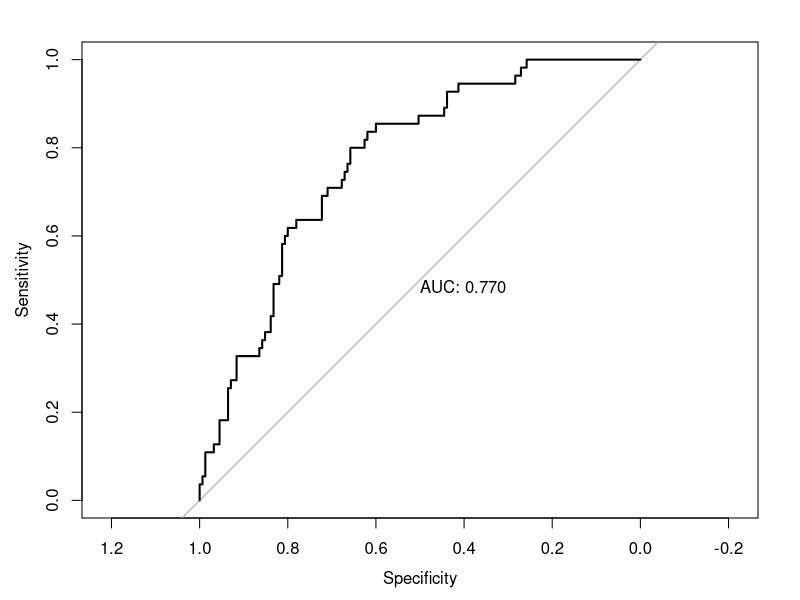

Generate this figure with R:

# 对给定的数据’bankloan.xlsx’进行数据清洗
# 并分成训练集和测试集
# 用训练集建立逻辑斯特回归模型
# 用测试集数据对模型进行检验

# 加载必要的包
library(readxl)    # 读取Excel文件
library(dplyr)     # 数据清洗
library(caTools)    # 数据分割
library(caret)      # 建模评估

# 读取数据（确保文件路径正确）
df <- read_excel("bankloan.xlsx")

# --------------------------
# 数据清洗
# --------------------------
# 检查结构
str(df)

# 1. 转换分类变量为因子
df <- df %>%
  mutate(
    教育 = factor(教育, levels = c("未完成高中", "高中", "大专", "大学", "研究生")),
    违约 = factor(违约, levels = c("否", "是"))
  )

# 2. 删除ID列（非特征）
df <- select(df, -ID)

# 3. 检查缺失值
sum(is.na(df)) # 若无缺失可跳过下一步
# 若有缺失值处理：
# df <- na.omit(df)  # 或使用插补方法

# 4. 检查异常值（示例：收入>0）
df <- filter(df, 收入 > 0)

# --------------------------
# 数据分割
# --------------------------
set.seed(123) # 确保可重复性
split <- sample.split(df$违约, SplitRatio = 0.7)
train <- subset(df, split == TRUE)
test <- subset(df, split == FALSE)

# --------------------------
# 建立逻辑回归模型
# --------------------------
model <- glm(违约 ~ 年龄 + 教育 + 工龄 + 收入 + 负债率 + 信用卡负债 + 其他负债,
             family = "binomial", data = train)

# 查看模型摘要
summary(model)

# --------------------------
# 模型评估
# --------------------------
# 预测概率
test$pred_prob <- predict(model, newdata = test, type = "response")

# 转换为类别预测（默认阈值为0.5）
test$pred_class <- ifelse(test$pred_prob > 0.5, "是", "否")
test$pred_class <- factor(test$pred_class, levels = c("否", "是"))

# 混淆矩阵
confusionMatrix(test$pred_class, test$违约, positive = "是")

# ROC曲线和AUC值（需要pROC包）
# install.packages("pROC")
library(pROC)
roc_obj <- roc(test$违约, test$pred_prob)
plot(roc_obj, print.auc = TRUE)
